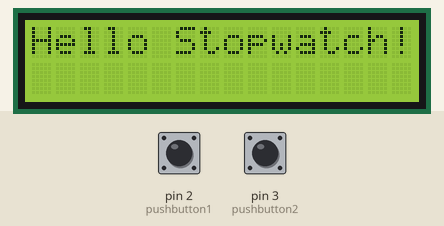
The sketch below on a simulated Arduino Uno, built with avr-gcc and run on an emulated ATmega328P. Shown: 16×2 character LCD. The inputs (shaded band) are chosen by the test bench; at power-on: pin 2 (pushbutton1) HIGH, pin 3 (pushbutton2) HIGH.

Above: at 1.2 s.
1.3 s: pin 2 (pushbutton1) pulled LOW for 0.15 s
At 2.0 s:
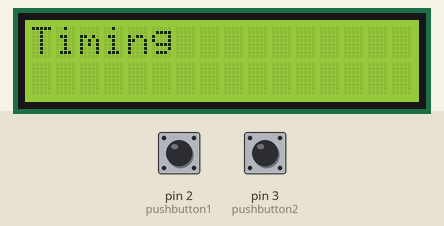
2.9 s: pin 3 (pushbutton2) pulled LOW for 0.15 s
At 3.3 s:
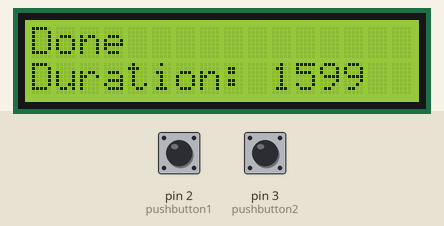
4.5 s: pin 2 (pushbutton1) pulled LOW for 1 s
At 5.6 s:
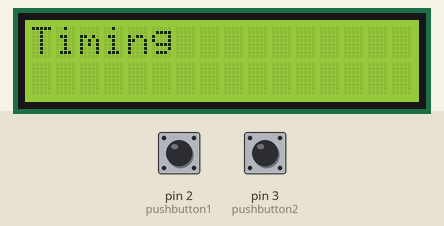
7.0 s: pin 3 (pushbutton2) pulled LOW for 1 s
At 7.6 s:
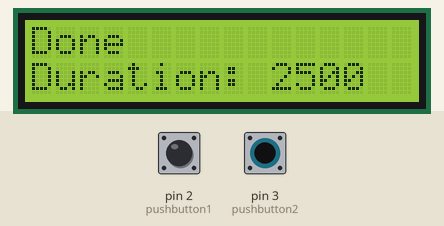
9.5 s: pin 2 (pushbutton1) pulled LOW for 3.2 s
At 10.6 s:
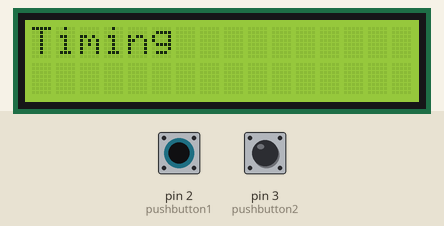
Timing chart, 0 to 12.5 s (numbered marks = the images above; inputs shaded):
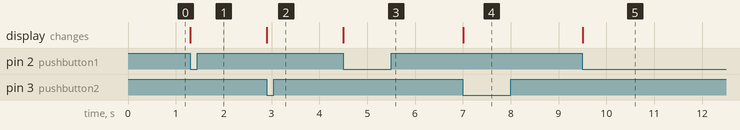

The sketch:

LCDStopWatch.ino
```cpp
// MEGN 200 Team

/*
  LCD stopwatch example code
  The circuit:
 * LCD RS pin to digital pin 7
 * LCD Enable pin to digital pin 8
 * LCD D4 pin to digital pin 9
 * LCD D5 pin to digital pin 10
 * LCD D6 pin to digital pin 11
 * LCD D7 pin to digital pin 12
 * LCD R/W pin to ground
 * LCD VSS pin to ground
 * LCD VCC pin to 5V
 * 10K resistor:
 * ends to +5V and ground
 * wiper to LCD VO pin (pin 3)
 http://www.arduino.cc/en/Tutorial/LiquidCrystal
 */

#include <LiquidCrystal.h> // include the library code
LiquidCrystal lcd(7, 8, 9, 10, 11, 12); // initialize the library with the numbers of the interface pins

int pushbutton1 = 2; // pushbutton 1 pin
int pushbutton2 = 3; // pushbutton 2 pin
unsigned long startTime = 0;  // initial startTime timing variable starting at 0
unsigned long duration = 0;  // initial duration (elapsed time) timing variable starting at 0
bool timing = 0; // boolean state variable to indicate whether stopwatch is actively timing or not

void setup() {
  lcd.begin(16, 2); // set up the LCD's number of columns and rows:
  lcd.print("Hello Stopwatch!");    // print out this initial text to the LCD screen
  pinMode(pushbutton1, INPUT_PULLUP);   // setup the pushbutton with the INPUT PULLUP resistor
  pinMode(pushbutton2, INPUT_PULLUP);   // setup the pushbutton with the INPUT PULLUP resistor
}

void loop() {
  // if (digitalRead(pushbutton1) is LOW and boolean timing state variable is 0)
  if (digitalRead(pushbutton1) == LOW && timing == 0) {
    // set timing variable to 1 to indicate that timing has started
    timing = 1;
    // reset the startTime to the current time when the button is pressed using the millis() function
    startTime = millis();
    // clear lcd screen using lcd.clear() function to reset screen text
    lcd.clear();
    // set the cursor to column 0, row 0 (note: row 0 is the first row, since counting begins with 0)
    lcd.setCursor(0, 0);
    // print "Timing" on the first LCD row
    lcd.print("Timing");
    // button debounce delay of about 50-100 ms
    delay(100);
  // end if statement
  }
  // if (digitalRead(pushbutton2) is LOW and boolean timing state variable is 1)
  if (digitalRead(pushbutton2) == LOW && timing == 1) {
    // set timing variable to 0 to indicate that timing has stopped
    timing = 0;
    // define duration variable as the time elapsed in ms between the current time (millis()) and startTime
    duration = millis() - startTime;
    // clear lcd screen
    lcd.clear();
    // set the cursor to column 0, row 0
    lcd.setCursor(0, 0);
    // print "Done" on the first LCD row
    lcd.print("Done");
    // set the cursor to column 0, row 1 (note: row  1 is the second row, since counting begins with 0)
    lcd.setCursor(0, 1);
    // print "Duration: " on the second LCD row
    lcd.print("Duration: ");
    // print the duration variable value (time elapsed between pressing buttons)
    lcd.print(duration);
    // button debounce delay of about 50-100 ms
    delay(100);
  // end if statement
  }
}
```

Measured:
- after the input at 1.3 s, the display: changes at once (image 1)
- after the input at 2.9 s, the display: changes at once (image 2)
- after the input at 4.5 s, the display: changes at once (image 3)
- after the input at 7.0 s, the display: changes at once (image 4)
- after the input at 9.5 s, the display: changes at once (image 5)
